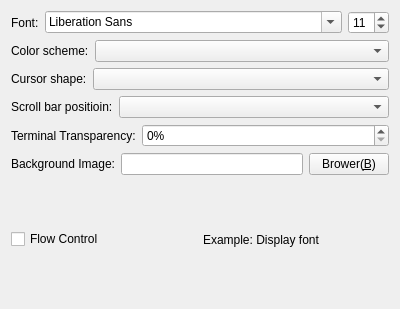
<?xml version="1.0" encoding="UTF-8"?>
<ui version="4.0">
 <class>CFrmTerminalAppearanceSettings</class>
 <widget class="QWidget" name="CFrmTerminalAppearanceSettings">
  <property name="geometry">
   <rect>
    <x>0</x>
    <y>0</y>
    <width>400</width>
    <height>309</height>
   </rect>
  </property>
  <property name="windowTitle">
   <string>Set appearance</string>
  </property>
  <layout class="QGridLayout" name="gridLayout">
   <item row="3" column="0">
    <layout class="QHBoxLayout" name="horizontalLayout">
     <item>
      <widget class="QLabel" name="label">
       <property name="text">
        <string>Scroll bar positioin:</string>
       </property>
       <property name="wordWrap">
        <bool>true</bool>
       </property>
      </widget>
     </item>
     <item>
      <widget class="QComboBox" name="cbScrollBarPositioin">
       <property name="sizePolicy">
        <sizepolicy hsizetype="Expanding" vsizetype="Fixed">
         <horstretch>0</horstretch>
         <verstretch>0</verstretch>
        </sizepolicy>
       </property>
      </widget>
     </item>
    </layout>
   </item>
   <item row="0" column="0">
    <layout class="QHBoxLayout" name="horizontalLayout_6">
     <item>
      <widget class="QLabel" name="label_5">
       <property name="text">
        <string>Font:</string>
       </property>
       <property name="wordWrap">
        <bool>true</bool>
       </property>
      </widget>
     </item>
     <item>
      <widget class="QFontComboBox" name="fontComboBox">
       <property name="sizePolicy">
        <sizepolicy hsizetype="Expanding" vsizetype="Fixed">
         <horstretch>0</horstretch>
         <verstretch>0</verstretch>
        </sizepolicy>
       </property>
      </widget>
     </item>
     <item>
      <widget class="QSpinBox" name="spFontSize">
       <property name="sizePolicy">
        <sizepolicy hsizetype="Preferred" vsizetype="Fixed">
         <horstretch>0</horstretch>
         <verstretch>0</verstretch>
        </sizepolicy>
       </property>
       <property name="minimum">
        <number>6</number>
       </property>
       <property name="value">
        <number>11</number>
       </property>
      </widget>
     </item>
    </layout>
   </item>
   <item row="5" column="0">
    <layout class="QHBoxLayout" name="horizontalLayout_3">
     <item>
      <widget class="QLabel" name="label_3">
       <property name="text">
        <string>Background Image:</string>
       </property>
       <property name="wordWrap">
        <bool>true</bool>
       </property>
      </widget>
     </item>
     <item>
      <widget class="QLineEdit" name="leImage"/>
     </item>
     <item>
      <widget class="QPushButton" name="pbBrower">
       <property name="sizePolicy">
        <sizepolicy hsizetype="Preferred" vsizetype="Fixed">
         <horstretch>0</horstretch>
         <verstretch>0</verstretch>
        </sizepolicy>
       </property>
       <property name="text">
        <string>Brower(&amp;B)</string>
       </property>
      </widget>
     </item>
    </layout>
   </item>
   <item row="6" column="0">
    <layout class="QHBoxLayout" name="horizontalLayout_9">
     <item>
      <widget class="QCheckBox" name="cbFlowControl">
       <property name="text">
        <string>Flow Control</string>
       </property>
      </widget>
     </item>
     <item>
      <widget class="QLabel" name="lbFont">
       <property name="text">
        <string>Example: Display font</string>
       </property>
       <property name="wordWrap">
        <bool>true</bool>
       </property>
      </widget>
     </item>
    </layout>
   </item>
   <item row="1" column="0">
    <layout class="QHBoxLayout" name="horizontalLayout_5">
     <item>
      <widget class="QLabel" name="label_4">
       <property name="text">
        <string>Color scheme:</string>
       </property>
       <property name="wordWrap">
        <bool>true</bool>
       </property>
      </widget>
     </item>
     <item>
      <widget class="QComboBox" name="cbColorScheme">
       <property name="sizePolicy">
        <sizepolicy hsizetype="Expanding" vsizetype="Fixed">
         <horstretch>0</horstretch>
         <verstretch>0</verstretch>
        </sizepolicy>
       </property>
      </widget>
     </item>
    </layout>
   </item>
   <item row="2" column="0">
    <layout class="QHBoxLayout" name="horizontalLayout_7">
     <item>
      <widget class="QLabel" name="label_6">
       <property name="text">
        <string>Cursor shape:</string>
       </property>
       <property name="wordWrap">
        <bool>true</bool>
       </property>
      </widget>
     </item>
     <item>
      <widget class="QComboBox" name="cbCursorShape">
       <property name="sizePolicy">
        <sizepolicy hsizetype="Expanding" vsizetype="Fixed">
         <horstretch>0</horstretch>
         <verstretch>0</verstretch>
        </sizepolicy>
       </property>
      </widget>
     </item>
    </layout>
   </item>
   <item row="4" column="0">
    <layout class="QHBoxLayout" name="horizontalLayout_2">
     <item>
      <widget class="QLabel" name="label_2">
       <property name="text">
        <string>Terminal Transparency:</string>
       </property>
       <property name="wordWrap">
        <bool>true</bool>
       </property>
      </widget>
     </item>
     <item>
      <widget class="QSpinBox" name="spTerminalTransparecy">
       <property name="sizePolicy">
        <sizepolicy hsizetype="Expanding" vsizetype="Fixed">
         <horstretch>0</horstretch>
         <verstretch>0</verstretch>
        </sizepolicy>
       </property>
       <property name="suffix">
        <string>%</string>
       </property>
       <property name="maximum">
        <number>100</number>
       </property>
      </widget>
     </item>
    </layout>
   </item>
  </layout>
 </widget>
 <resources/>
 <connections/>
</ui>
